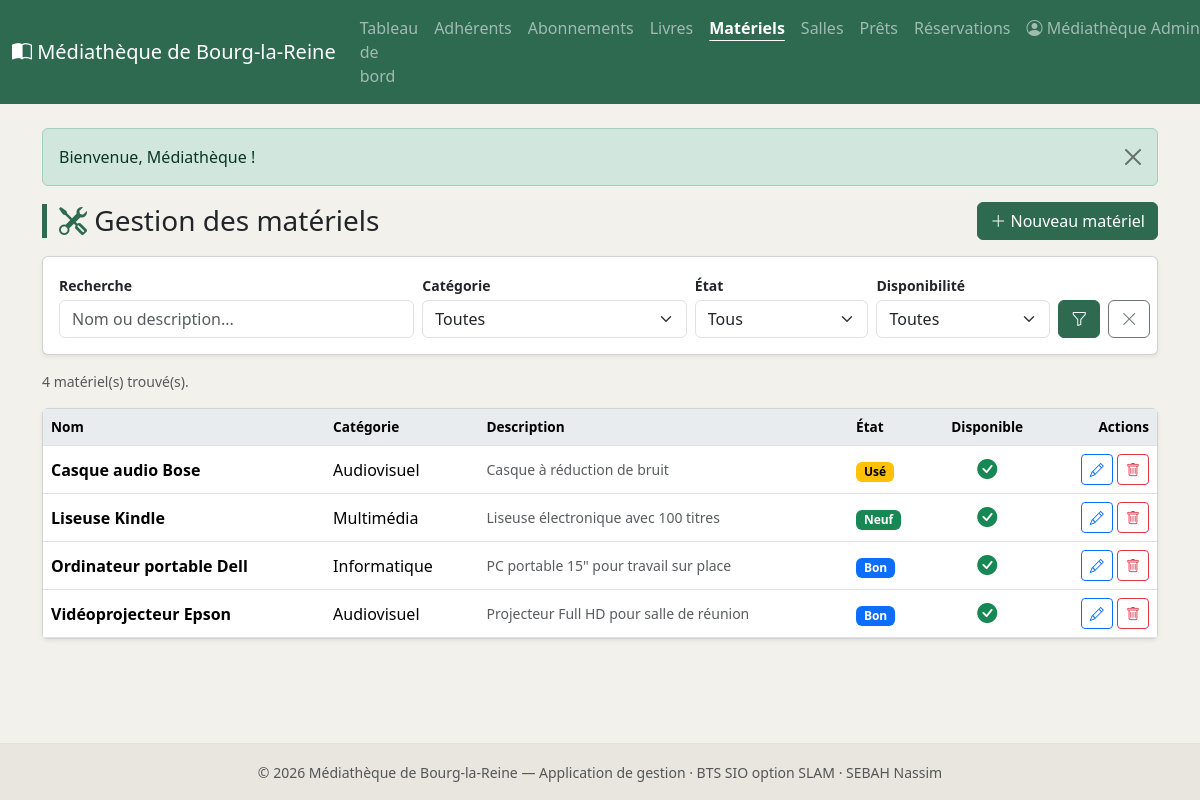
Page /public/index.php?ctrl=materiel&action=index (signed in) on the committed database.
### tables this page shows
CREATE TABLE materiel (
    id          INT AUTO_INCREMENT PRIMARY KEY,
    nom         VARCHAR(120) NOT NULL,
    categorie   VARCHAR(60),
    description VARCHAR(255),
    etat        ENUM('neuf','bon','use','hors_service') NOT NULL DEFAULT 'bon',
    disponible  TINYINT(1) NOT NULL DEFAULT 1
);

### app/controllers/MaterielController.php (called while the page is built, shortened)
<?php
class MaterielController extends Controller
{
    public function index($id = null): void
    {
        $model = $this->model('Materiel');
        $filtres = [
            'q'         => trim($_GET['q'] ?? ''),
            'categorie' => trim($_GET['categorie'] ?? ''),
            'etat'      => trim($_GET['etat'] ?? ''),
            'dispo'     => $_GET['dispo'] ?? '',
        ];
        $this->view('materiel/index', [
            'titre'      => 'Gestion des matériels',
            'materiels'  => $model->filter($filtres),
            'categories' => $model->distinctCategories(),
            'filtres'    => $filtres,
        ]);
    }
}

### public/index.php (called while the page is built, shortened)
<?php
require ROOT . '/config/Database.php';
require ROOT . '/app/core/helpers.php';
require ROOT . '/app/core/Model.php';
$action = preg_replace('/[^a-zA-Z]/', '', $_GET['action'] ?? 'index');
$id     = isset($_GET['id']) ? (int) $_GET['id'] : null;
$controller = new $controllerClass();
$controller->$action($id);

### app/core/Model.php (called while the page is built, shortened)
<?php
abstract class Model
{
    public function __construct()
    {
        $this->db = Database::getConnection();
    }
}

### config/Database.php (called while the page is built)
<?php
class Database
{
    private static ?PDO $instance = null;
    public static function getConnection(): PDO
    {
        if (self::$instance === null) {
            $dsn = 'mysql:host=' . DB_HOST . ';dbname=' . DB_NAME . ';charset=' . DB_CHARSET;
            $options = [
                PDO::ATTR_ERRMODE            => PDO::ERRMODE_EXCEPTION,
                PDO::ATTR_DEFAULT_FETCH_MODE => PDO::FETCH_ASSOC,
                PDO::ATTR_EMULATE_PREPARES   => false,
            ];
            try {
                self::$instance = new PDO($dsn, DB_USER, DB_PASS, $options);
            } catch (PDOException $e) {
                error_log('[Mediatheque] Connexion BD impossible : ' . $e->getMessage());
                http_response_code(503);
                exit(
                    '<h1>Service indisponible</h1>'
                  . '<p>La base de données est momentanément inaccessible. '
                  . 'Veuillez réessayer dans quelques instants.</p>'
                );
            }
        }
        return self::$instance;
    }
}

### app/models/Materiel.php (called while the page is built, shortened)
<?php
class Materiel extends Model
{
    public function filter(array $c): array
    {
        $sql    = "SELECT * FROM materiel WHERE 1 = 1";
        $params = [];
        $sql .= " ORDER BY nom";
        $stmt = $this->db->prepare($sql);
        $stmt->execute($params);
        return $stmt->fetchAll();
    }
}

### app/views/materiel/index.php (the view, shortened to what this page needs)
<?php
$etatLabels = ['neuf' => 'Neuf', 'bon' => 'Bon', 'use' => 'Usé', 'hors_service' => 'Hors service'];
$etatCls    = ['neuf' => 'text-bg-success', 'bon' => 'text-bg-primary', 'use' => 'text-bg-warning', 'hors_service' => 'text-bg-secondary'];
?>
<div class="d-flex justify-content-between align-items-center mb-3 flex-wrap gap-2">
    <h1 class="h3 page-title mb-0"><i class="bi bi-tools"></i> Gestion des matériels</h1>
    <a href="<?= url('materiel', 'form') ?>" class="btn btn-mediatheque">
        <i class="bi bi-plus-lg"></i> Nouveau matériel
    </a>
</div>
<form method="get" action="<?= BASE_URL ?>" class="card card-body shadow-sm mb-3">
    <div class="row g-2 align-items-end">
        <div class="col-md-4">
            <label class="form-label mb-1 small fw-semibold">Recherche</label>
            <input type="search" name="q" class="form-control" value="<?= e($filtres['q']) ?>"
                   placeholder="Nom ou description...">
        </div>
        <div class="col-md-3">
            <label class="form-label mb-1 small fw-semibold">Catégorie</label>
            <select name="categorie" class="form-select">
                <option value="">Toutes</option>
            </select>
        </div>
        <div class="col-md-2">
            <label class="form-label mb-1 small fw-semibold">État</label>
            <select name="etat" class="form-select">
                <option value="">Tous</option>
            </select>
        </div>
        <div class="col-md-2">
            <label class="form-label mb-1 small fw-semibold">Disponibilité</label>
            <select name="dispo" class="form-select">
                <option value="">Toutes</option>
            </select>
        </div>
        <div class="col-md-1 d-flex gap-2">
            <button type="submit" class="btn btn-mediatheque w-100" title="Filtrer"><i class="bi bi-funnel"></i></button>
            <a href="<?= url('materiel') ?>" class="btn btn-outline-secondary" title="Réinitialiser les filtres"><i class="bi bi-x-lg"></i></a>
        </div>
    </div>
</form>
<p class="text-muted small"><?= count($materiels) ?> matériel(s) trouvé(s).</p>
<div class="card shadow-sm">
    <div class="table-responsive">
        <table class="table table-hover align-middle mb-0" id="tbl-materiels">
            <thead>
                <tr>
                    <th>Nom</th><th>Catégorie</th><th>Description</th>
                    <th>État</th><th class="text-center">Disponible</th><th class="text-end">Actions</th>
                </tr>
            </thead>
            <tbody>
                <?php if (empty($materiels)): ?>
                    <tr><td colspan="6" class="text-center text-muted py-4">Aucun matériel enregistré.</td></tr>
                <?php else: foreach ($materiels as $m): ?>
                    <tr>
                        <td class="fw-semibold"><?= e($m['nom']) ?></td>
                        <td><?= e($m['categorie']) ?: '—' ?></td>
                        <td class="text-muted small"><?= e($m['description']) ?: '—' ?></td>
                        <td><span class="badge <?= $etatCls[$m['etat']] ?>"><?= $etatLabels[$m['etat']] ?></span></td>
                        <td class="text-center">
                            <?php if ($m['disponible']): ?>
                                <i class="bi bi-check-circle-fill text-success fs-5"></i>
                            <?php else: ?>
                                <i class="bi bi-x-circle-fill text-danger fs-5"></i>
                            <?php endif; ?>
                        </td>
                        <td class="text-end text-nowrap">
                            <a href="<?= url('materiel', 'form', ['id' => $m['id']]) ?>"
                               class="btn btn-sm btn-outline-primary" title="Modifier"><i class="bi bi-pencil"></i></a>
                            <?= postButton('materiel', 'delete', (int) $m['id'], '<i class="bi bi-trash"></i>', [
                                'class'   => 'btn btn-sm btn-outline-danger',
                                'title'   => 'Supprimer',
                                'confirm' => 'Supprimer ce matériel ?',
                            ]) ?>
                        </td>
                    </tr>
                <?php endforeach; endif; ?>
            </tbody>
        </table>
    </div>
</div>

### app/core/helpers.php (shortened to what this page needs)
<?php
function url(string $ctrl = 'home', string $action = 'index', array $params = []): string
{
    $query = array_merge(['ctrl' => $ctrl, 'action' => $action], $params);
    return BASE_URL . '?' . http_build_query($query);
}
function e(?string $value): string
{
    return htmlspecialchars($value ?? '', ENT_QUOTES, 'UTF-8');
}
function csrf_token(): string
{
    return $_SESSION['csrf_token'];
}
function csrf_field(): string
{
    return '<input type="hidden" name="_csrf" value="' . e(csrf_token()) . '">';
}
function postButton(string $ctrl, string $action, ?int $id, string $innerHtml, array $opts = []): string
{
    $params = $id !== null ? ['id' => $id] : [];
    $url   = url($ctrl, $action, $params);
    $cls   = $opts['class']      ?? 'btn btn-sm btn-outline-danger';
    $title = $opts['title']      ?? '';
    $conf  = $opts['confirm']    ?? '';
    $form  = $opts['form_class'] ?? 'd-inline';
    $cAttr = $conf !== '' ? ' data-confirm="' . e($conf) . '"' : '';
    return '<form method="post" action="' . e($url) . '" class="' . e($form) . '">'
         . csrf_field()
         . '<button type="submit" class="' . e($cls) . '" title="' . e($title) . '"' . $cAttr . '>'
         . $innerHtml
         . '</button>'
         . '</form>';
}

### public/css/style.css (style rules this page uses)
body { background-color: #f3f1ec; min-height: 100vh; display: flex; flex-direction: column; }
.page-title { border-left: 5px solid #2d6a4f; padding-left: 12px; }
.page-title i { color: #2d6a4f; }
.btn-mediatheque { background-color: #2d6a4f; border-color: #2d6a4f; color: #fff; }
.table thead th { background-color: #e9ecef; font-size: 0.85rem; }

### rows in the picture
materiel: nom "Casque audio Bose", categorie "Audiovisuel", description "Casque à réduction de bruit", etat "Usé", disponible 1 (drawn)
materiel: nom "Liseuse Kindle", categorie "Multimédia", description "Liseuse électronique avec 100 titres", etat "Neuf", disponible 1 (drawn)
materiel: nom "Ordinateur portable Dell", categorie "Informatique", description "PC portable 15\" pour travail sur place", etat "Bon", disponible 1 (drawn)
materiel: nom "Vidéoprojecteur Epson", categorie "Audiovisuel", description "Projecteur Full HD pour salle de réunion", etat "Bon", disponible 1 (drawn)

### other values in the picture
$_SESSION['agent']['prenom'] . ' ' . $_SESSION['agent']['nom'] "Médiathèque Admin…"
$_SESSION['flash']['message'] "Bienvenue, Médiathèque !"
count($materiels) "4"
